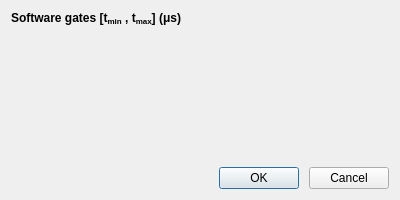
<?xml version="1.0" encoding="UTF-8"?>
<ui version="4.0">
 <class>TRSConfig</class>
 <widget class="QDialog" name="TRSConfig">
  <property name="geometry">
   <rect>
    <x>0</x>
    <y>0</y>
    <width>400</width>
    <height>200</height>
   </rect>
  </property>
  <property name="sizePolicy">
   <sizepolicy hsizetype="Minimum" vsizetype="Minimum">
    <horstretch>0</horstretch>
    <verstretch>0</verstretch>
   </sizepolicy>
  </property>
  <property name="minimumSize">
   <size>
    <width>0</width>
    <height>200</height>
   </size>
  </property>
  <property name="windowTitle">
   <string>Dialog</string>
  </property>
  <layout class="QVBoxLayout" name="verticalLayout" stretch="0,0,0,1,0">
   <property name="spacing">
    <number>10</number>
   </property>
   <item>
    <widget class="QLabel" name="l_info">
     <property name="font">
      <font>
       <weight>75</weight>
       <bold>true</bold>
      </font>
     </property>
     <property name="text">
      <string>Software gates &lt;nobr&gt;[t&lt;sub&gt;min&lt;/sub&gt; , t&lt;sub&gt;max&lt;/sub&gt;] (&amp;mu;s)&lt;/nobr&gt;</string>
     </property>
    </widget>
   </item>
   <item>
    <spacer name="verticalSpacer">
     <property name="orientation">
      <enum>Qt::Vertical</enum>
     </property>
     <property name="sizeType">
      <enum>QSizePolicy::Fixed</enum>
     </property>
     <property name="sizeHint" stdset="0">
      <size>
       <width>20</width>
       <height>6</height>
      </size>
     </property>
    </spacer>
   </item>
   <item>
    <layout class="QGridLayout" name="grid_trs"/>
   </item>
   <item>
    <spacer name="vspace_buttons">
     <property name="orientation">
      <enum>Qt::Vertical</enum>
     </property>
     <property name="sizeHint" stdset="0">
      <size>
       <width>20</width>
       <height>40</height>
      </size>
     </property>
    </spacer>
   </item>
   <item>
    <layout class="QHBoxLayout" name="hor_buttons">
     <item>
      <spacer name="hspace_buttons">
       <property name="orientation">
        <enum>Qt::Horizontal</enum>
       </property>
       <property name="sizeHint" stdset="0">
        <size>
         <width>40</width>
         <height>20</height>
        </size>
       </property>
      </spacer>
     </item>
     <item>
      <widget class="QPushButton" name="b_ok">
       <property name="text">
        <string>OK</string>
       </property>
      </widget>
     </item>
     <item>
      <widget class="QPushButton" name="b_cancel">
       <property name="text">
        <string>Cancel</string>
       </property>
      </widget>
     </item>
    </layout>
   </item>
  </layout>
 </widget>
 <resources/>
 <connections/>
</ui>
